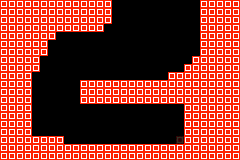

A 2D game scene composited from a Tiled map and its tileset images. What follows is a short description and the map's XML, with each tile layer's data collapsed to a summary:
An orthogonal 30x20 tile map with 8x8 px tiles, 4 tile layers (Background, Tilemap, Overlay, Collisions) and 1 object (teleport).

<map version="1.0" orientation="orthogonal" renderorder="right-down" width="30" height="20" tilewidth="8" tileheight="8" nextobjectid="6">
 <tileset firstgid="1" name="tiles" tilewidth="8" tileheight="8">
  <image source="../tilesets/tiles.png" trans="ff00ff" width="16" height="8" />
 </tileset>
 <layer name="Background" width="30" height="20">
  <properties>
   <property name="tileset" value="tiles" />
  </properties>
  <data>[600 cells, 0 non-empty, 0 distinct tile ids]</data>
 </layer>
 <layer name="Tilemap" width="30" height="20">
  <properties>
   <property name="tileset" value="tiles" />
  </properties>
  <data>[600 cells, 527 non-empty, 2 distinct tile ids]</data>
 </layer>
 <layer name="Overlay" width="30" height="20">
  <properties>
   <property name="overlay" value="true" />
   <property name="tileset" value="tiles" />
  </properties>
  <data>[600 cells, 0 non-empty, 0 distinct tile ids]</data>
 </layer>
 <layer name="Collisions" width="30" height="20" opacity="0.19">
  <properties>
   <property name="solid" value="true" />
   <property name="tileset" value="tiles" />
  </properties>
  <data>[600 cells, 337 non-empty, 1 distinct tile ids]</data>
 </layer>
 <objectgroup name="Things">
  <object id="4" name="w0m1s-w0m2n" type="teleport" x="112" y="0" width="88" height="8">
   <properties>
    <property name="target" value="w0m1" />
   </properties>
  </object>
 </objectgroup>
</map>
